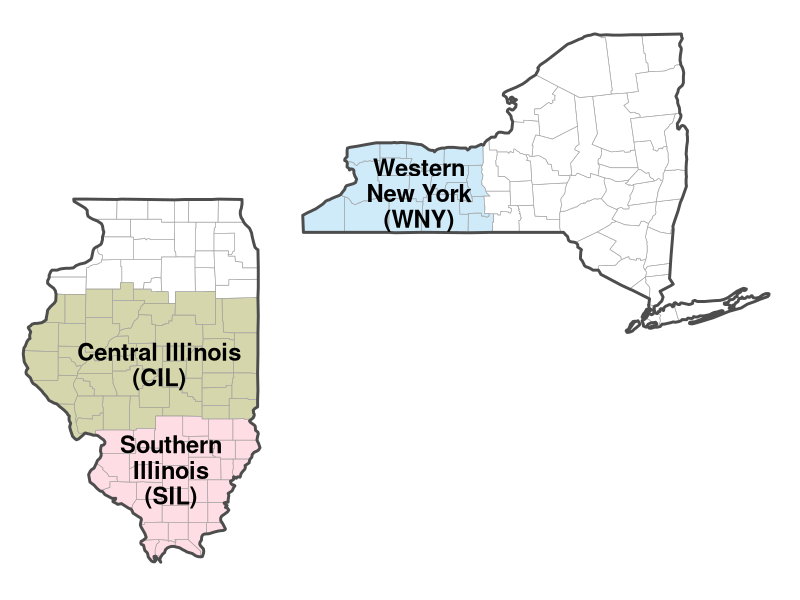
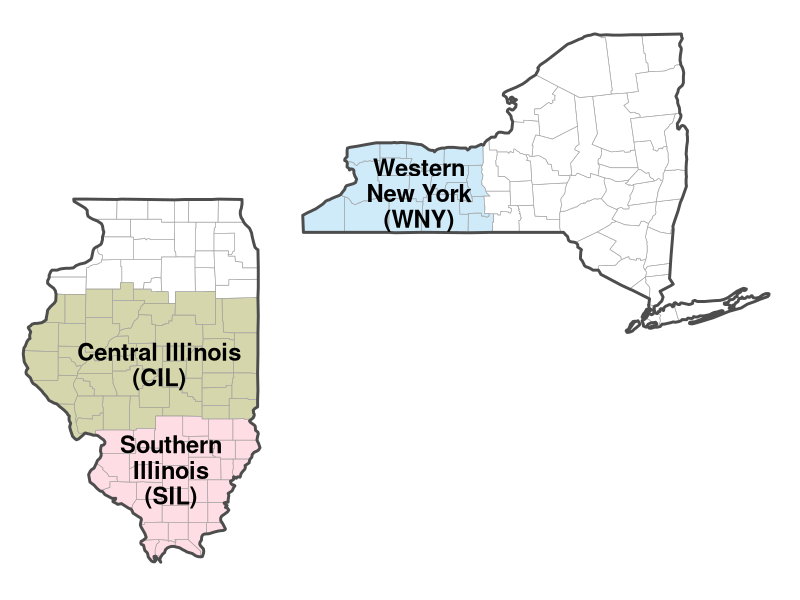

Here is the R script that generated these plots, in order:
# script started 9/25/2024 by Bonnie McGill
# Figure S1. 

library(ggplot2)
library(tidyverse)
library(maps)
library(sf)

ditch_the_axes <- theme(
  axis.text = element_blank(),
  axis.line = element_blank(),
  axis.ticks = element_blank(),
  panel.border = element_blank(),
  panel.grid = element_blank(),
  axis.title = element_blank()
)


# get map data
all <- map_data("county", c("New York", "Illinois"))
states <- map_data("state", regions=c("New York", "Illinois"))
# all.county <- unique(all[c("subregion", "region")])  # to check how counties are spelled

# assign area groups
all$area <- ifelse(all$region == "new york" & all$subregion %in% c("niagara", "orleans", "monroe", "wayne",
                                                                 "erie", "genesee", "wyoming", "livingston", "ontario", "yates", "seneca",
                                                                 "chautauqua", "cattaraugus", "allegany", "steuben", "schuyler", "chemung"),
                     "WNY", 
                     ifelse(all$region=="illinois" & all$subregion %in% c("henderson", "warren", "knox", "stark", "marshall", "woodford", "livingston", "ford", "iroquois",
                                                                      "hancock", "mcdonough", "fulton", "peoria", "tazewell", "mclean",
                                                                      "adams", "schuyler", "brown", "cass", "mason", "menard", "logan", "de witt", "piatt", "champaign", "vermilion",
                                                                      "pike", "scott", "morgan", "sangamon", "macon", 
                                                                      "calhoun", "greene", "jersey", "macoupin", "montgomery", "christian", "shelby", "moultrie", "douglas", "coles", "cumberland", "edgar", "clark"),
                            "CIL",
                            ifelse(all$region=="illinois" & all$subregion %in% c("madison", "bond", "fayette", "effingham", "jasper", "crawford", 
                                                                             "st clair", "clinton", "marion", "clay", "richland", "lawrence",
                                                                             "monroe", "washington", "jefferson", "wayne", "edwards", "wabash",
                                                                             "randolph", "perry", "franklin", "hamilton", "white", 
                                                                             "jackson", "williamson", "saline", "gallatin",
                                                                             "union", "johnson", "pope", "hardin",
                                                                             "alexander", "pulaski", "massac"),
                                   "SIL", NA)))



# il <- all[all$region == 'illinois',]
windows(xpinch=200, ypinch=200, width=5, height=5)

ann_text <- data.frame(x= c(-89.2, -89, -77.8), 
                       y = c(40, 38.4, 42.6), 
                       region = c("illinois", "illinois", "new york") ,
                       lab= c("Central Illinois\n(CIL)", "Southern\nIllinois\n(SIL)", "Western\nNew York\n(WNY)"))

mapa <- ggplot() +
  geom_polygon(data=all,
               mapping=aes(x=long, y=lat, group=subregion, fill=area),   #group=interaction(subregion,region)
               color="gray65", linewidth=0.2, alpha=0.4, show.legend=F) +
  scale_fill_manual(name = "Study Area",
                    breaks = c("WNY", "CIL", "SIL"),
                    labels=c("Western NY (WNY)", "Central Illinois (CIL)", "Southern Illinois (SIL)"),
                    values = c("#88CCEE", "#999933", "#FFAABB"),
                    na.value="white") +
  geom_polygon(data=states, mapping=aes(x=long, y=lat, group=group),
               color="gray30", linewidth=1, fill=NA) +
  facet_grid(.~ region, scales='free', space='free_x', switch='y') +
  ditch_the_axes +
  guides(color=guide_legend(override.aes=list(size=0))) +
  geom_text(data=ann_text, mapping=aes(x=x, y=y, label=lab), 
            size=6, fontface="bold", hjust="center", col="black", lineheight=0.9) +
  theme(
  legend.title=element_text(size=10, face="bold"),
        legend.text=element_text(size=10),
        legend.key.size=unit(0.4, "cm"),
        panel.background = element_rect(fill="white"),
        # legend.key=element_rect(colour="white"),
        strip.text=element_blank())

mapa


ggsave("plots/maps/FigS1_countymap_3areas.png", height=7.25, width=8)
